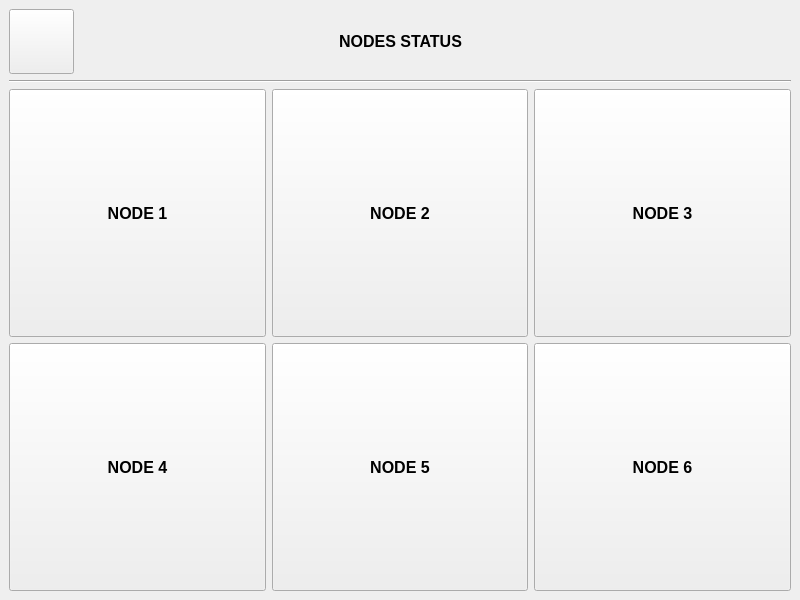
<?xml version="1.0" encoding="UTF-8"?>
<ui version="4.0">
 <class>SettingNodeWindow</class>
 <widget class="QMainWindow" name="SettingNodeWindow">
  <property name="geometry">
   <rect>
    <x>0</x>
    <y>0</y>
    <width>800</width>
    <height>600</height>
   </rect>
  </property>
  <property name="windowTitle">
   <string>MainWindow</string>
  </property>
  <widget class="QWidget" name="centralwidget">
   <layout class="QVBoxLayout" name="verticalLayout">
    <item>
     <widget class="QWidget" name="horizontalWidget" native="true">
      <property name="sizePolicy">
       <sizepolicy hsizetype="Preferred" vsizetype="Maximum">
        <horstretch>0</horstretch>
        <verstretch>0</verstretch>
       </sizepolicy>
      </property>
      <layout class="QHBoxLayout" name="horizontalLayout">
       <property name="leftMargin">
        <number>0</number>
       </property>
       <property name="topMargin">
        <number>0</number>
       </property>
       <property name="rightMargin">
        <number>0</number>
       </property>
       <property name="bottomMargin">
        <number>0</number>
       </property>
       <item>
        <widget class="QPushButton" name="btnBack">
         <property name="minimumSize">
          <size>
           <width>65</width>
           <height>65</height>
          </size>
         </property>
         <property name="maximumSize">
          <size>
           <width>65</width>
           <height>65</height>
          </size>
         </property>
         <property name="styleSheet">
          <string notr="true">image: url(:/back.png);
padding : 0px;</string>
         </property>
         <property name="text">
          <string/>
         </property>
        </widget>
       </item>
       <item>
        <spacer name="horizontalSpacer">
         <property name="orientation">
          <enum>Qt::Horizontal</enum>
         </property>
         <property name="sizeHint" stdset="0">
          <size>
           <width>40</width>
           <height>20</height>
          </size>
         </property>
        </spacer>
       </item>
       <item>
        <widget class="QLabel" name="lblNode">
         <property name="maximumSize">
          <size>
           <width>16777215</width>
           <height>65</height>
          </size>
         </property>
         <property name="font">
          <font>
           <pointsize>12</pointsize>
           <weight>75</weight>
           <italic>false</italic>
           <bold>true</bold>
          </font>
         </property>
         <property name="text">
          <string>NODES STATUS</string>
         </property>
         <property name="alignment">
          <set>Qt::AlignCenter</set>
         </property>
        </widget>
       </item>
       <item>
        <spacer name="horizontalSpacer_2">
         <property name="orientation">
          <enum>Qt::Horizontal</enum>
         </property>
         <property name="sizeHint" stdset="0">
          <size>
           <width>40</width>
           <height>20</height>
          </size>
         </property>
        </spacer>
       </item>
       <item>
        <widget class="QLabel" name="label_2">
         <property name="minimumSize">
          <size>
           <width>65</width>
           <height>65</height>
          </size>
         </property>
         <property name="maximumSize">
          <size>
           <width>65</width>
           <height>65</height>
          </size>
         </property>
         <property name="styleSheet">
          <string notr="true">image: url(:/chart.png);</string>
         </property>
         <property name="text">
          <string/>
         </property>
        </widget>
       </item>
      </layout>
     </widget>
    </item>
    <item>
     <widget class="Line" name="line">
      <property name="orientation">
       <enum>Qt::Horizontal</enum>
      </property>
     </widget>
    </item>
    <item>
     <layout class="QGridLayout" name="gridLayout">
      <property name="sizeConstraint">
       <enum>QLayout::SetDefaultConstraint</enum>
      </property>
      <item row="0" column="0">
       <widget class="QPushButton" name="pbNode1">
        <property name="sizePolicy">
         <sizepolicy hsizetype="Preferred" vsizetype="Preferred">
          <horstretch>0</horstretch>
          <verstretch>0</verstretch>
         </sizepolicy>
        </property>
        <property name="font">
         <font>
          <pointsize>12</pointsize>
          <weight>75</weight>
          <bold>true</bold>
         </font>
        </property>
        <property name="text">
         <string>NODE 1</string>
        </property>
       </widget>
      </item>
      <item row="0" column="1">
       <widget class="QPushButton" name="pbNode2">
        <property name="sizePolicy">
         <sizepolicy hsizetype="Preferred" vsizetype="Preferred">
          <horstretch>0</horstretch>
          <verstretch>0</verstretch>
         </sizepolicy>
        </property>
        <property name="font">
         <font>
          <pointsize>12</pointsize>
          <weight>75</weight>
          <bold>true</bold>
         </font>
        </property>
        <property name="text">
         <string>NODE 2</string>
        </property>
       </widget>
      </item>
      <item row="0" column="2">
       <widget class="QPushButton" name="pbNode3">
        <property name="sizePolicy">
         <sizepolicy hsizetype="Preferred" vsizetype="Preferred">
          <horstretch>0</horstretch>
          <verstretch>0</verstretch>
         </sizepolicy>
        </property>
        <property name="font">
         <font>
          <pointsize>12</pointsize>
          <weight>75</weight>
          <bold>true</bold>
         </font>
        </property>
        <property name="text">
         <string>NODE 3</string>
        </property>
       </widget>
      </item>
      <item row="1" column="0">
       <widget class="QPushButton" name="pbNode4">
        <property name="sizePolicy">
         <sizepolicy hsizetype="Preferred" vsizetype="Preferred">
          <horstretch>0</horstretch>
          <verstretch>0</verstretch>
         </sizepolicy>
        </property>
        <property name="font">
         <font>
          <pointsize>12</pointsize>
          <weight>75</weight>
          <bold>true</bold>
         </font>
        </property>
        <property name="text">
         <string>NODE 4</string>
        </property>
       </widget>
      </item>
      <item row="1" column="1">
       <widget class="QPushButton" name="pbNode5">
        <property name="sizePolicy">
         <sizepolicy hsizetype="Preferred" vsizetype="Preferred">
          <horstretch>0</horstretch>
          <verstretch>0</verstretch>
         </sizepolicy>
        </property>
        <property name="font">
         <font>
          <pointsize>12</pointsize>
          <weight>75</weight>
          <bold>true</bold>
         </font>
        </property>
        <property name="text">
         <string>NODE 5</string>
        </property>
       </widget>
      </item>
      <item row="1" column="2">
       <widget class="QPushButton" name="pbNode6">
        <property name="sizePolicy">
         <sizepolicy hsizetype="Preferred" vsizetype="Preferred">
          <horstretch>0</horstretch>
          <verstretch>0</verstretch>
         </sizepolicy>
        </property>
        <property name="font">
         <font>
          <pointsize>12</pointsize>
          <weight>75</weight>
          <bold>true</bold>
         </font>
        </property>
        <property name="text">
         <string>NODE 6</string>
        </property>
       </widget>
      </item>
     </layout>
    </item>
   </layout>
  </widget>
 </widget>
 <resources/>
 <connections>
  <connection>
   <sender>btnBack</sender>
   <signal>clicked()</signal>
   <receiver>SettingNodeWindow</receiver>
   <slot>close()</slot>
   <hints>
    <hint type="sourcelabel">
     <x>41</x>
     <y>41</y>
    </hint>
    <hint type="destinationlabel">
     <x>399</x>
     <y>299</y>
    </hint>
   </hints>
  </connection>
 </connections>
</ui>
